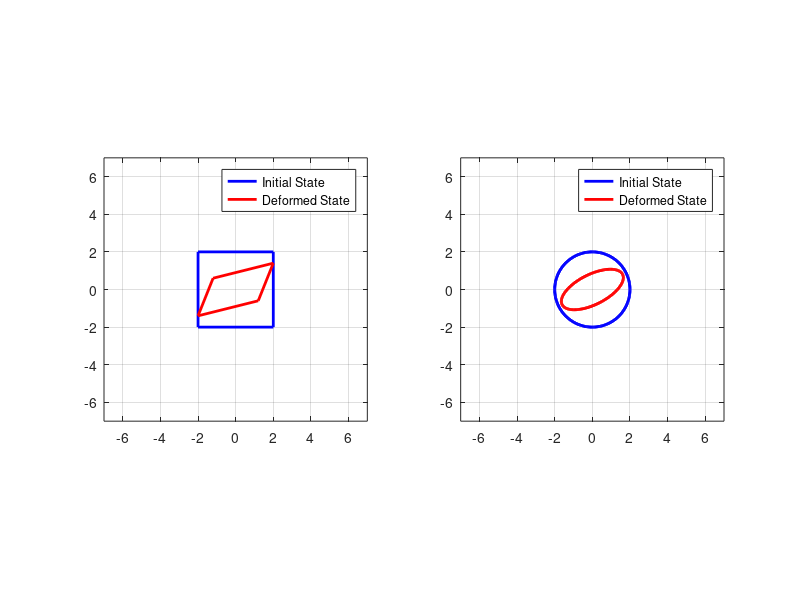

MATLAB code to generate this figure:
% Define figure properties
x0=300;
y0=300;
width=1000;
height=500;
set(gcf,'position',[x0,y0,width,height])

% Define Transformation Matrix
a = 0.8;
b = 0.2;
c = 0.2;
d = 0.5;

F = [a b; c d];
det(F)
fprintf('O determinante da Matriz de Transformacao e %0.2f\n', det(F))

% define a square
Xs = [-2, 2, 2, -2, -2];
Ys = [2, 2, -2, -2, 2];
% plot a square
subplot(1,2,1)
plot(Xs, Ys, 'b-', 'LineWidth', 2);
hold on;
grid on;
% Transform coordinates Square
xs = a*Xs + b*Ys;
ys = c*Xs + d*Ys;
plot(xs, ys, 'r-', 'LineWidth', 2);
% change figure aspect ratio
pbaspect([2 2 1])
%Specify axis limits
xlim([-7 7])
ylim([-7 7]) 
% legend square
legend({'Initial State','Deformed State'},'Location','northeast')
%-------------------------------------------------------------
% define circle
z = 0:0.01:4;
z = z*pi;
Xc=2*cos(z);
Yc=2*sin(z);
% plot circle
subplot(1,2,2)
plot (Xc,Yc,'b','LineWidth', 2);
hold on;
% Transform coordinates Square
xc = a*Xc + b*Yc;
yc = c*Xc + d*Yc;
plot(xc, yc, 'r-', 'LineWidth', 2);
% change figure aspect ratio
pbaspect([2 2 1])
%Specify axis limits
xlim([-7 7])
ylim([-7 7]) 
grid on;
% legend circle
legend({'Initial State','Deformed State'},'Location','northeast')